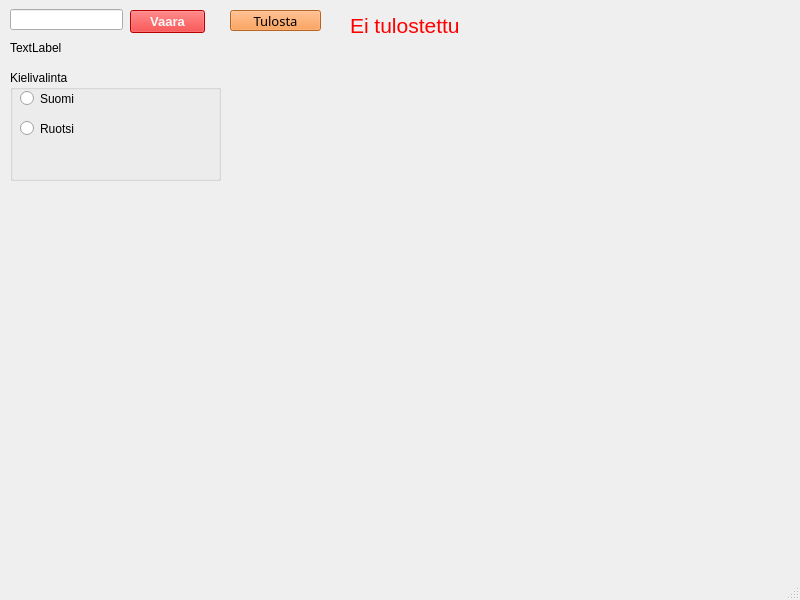
<?xml version="1.0" encoding="UTF-8"?>
<ui version="4.0">
 <class>MainWindow</class>
 <widget class="QMainWindow" name="MainWindow">
  <property name="geometry">
   <rect>
    <x>0</x>
    <y>0</y>
    <width>800</width>
    <height>600</height>
   </rect>
  </property>
  <property name="windowTitle">
   <string>MainWindow</string>
  </property>
  <widget class="QWidget" name="centralwidget">
   <widget class="QLineEdit" name="lineEdit">
    <property name="geometry">
     <rect>
      <x>10</x>
      <y>9</y>
      <width>113</width>
      <height>21</height>
     </rect>
    </property>
   </widget>
   <widget class="QLabel" name="label">
    <property name="geometry">
     <rect>
      <x>10</x>
      <y>40</y>
      <width>211</width>
      <height>16</height>
     </rect>
    </property>
    <property name="text">
     <string>TextLabel</string>
    </property>
   </widget>
   <widget class="QPushButton" name="varoitaPushButton">
    <property name="geometry">
     <rect>
      <x>130</x>
      <y>10</y>
      <width>75</width>
      <height>23</height>
     </rect>
    </property>
    <property name="font">
     <font>
      <pointsize>10</pointsize>
      <weight>75</weight>
      <bold>true</bold>
     </font>
    </property>
    <property name="styleSheet">
     <string notr="true">background-color: rgb(255, 0, 0);
color: rgb(248, 248, 248);</string>
    </property>
    <property name="text">
     <string>Vaara</string>
    </property>
   </widget>
   <widget class="QPushButton" name="tulostaPushButton">
    <property name="geometry">
     <rect>
      <x>230</x>
      <y>10</y>
      <width>91</width>
      <height>21</height>
     </rect>
    </property>
    <property name="font">
     <font>
      <family>MV Boli</family>
      <pointsize>10</pointsize>
      <weight>50</weight>
      <bold>false</bold>
     </font>
    </property>
    <property name="styleSheet">
     <string notr="true">background-color: rgb(255, 140, 46);</string>
    </property>
    <property name="text">
     <string>Tulosta</string>
    </property>
   </widget>
   <widget class="QGroupBox" name="languageGroupBox">
    <property name="geometry">
     <rect>
      <x>10</x>
      <y>70</y>
      <width>211</width>
      <height>111</height>
     </rect>
    </property>
    <property name="title">
     <string>Kielivalinta</string>
    </property>
    <widget class="QRadioButton" name="FinnishRadioButton">
     <property name="geometry">
      <rect>
       <x>10</x>
       <y>20</y>
       <width>82</width>
       <height>17</height>
      </rect>
     </property>
     <property name="text">
      <string>Suomi</string>
     </property>
    </widget>
    <widget class="QRadioButton" name="FinnishRadioButton_2">
     <property name="geometry">
      <rect>
       <x>10</x>
       <y>50</y>
       <width>82</width>
       <height>17</height>
      </rect>
     </property>
     <property name="text">
      <string>Ruotsi</string>
     </property>
    </widget>
   </widget>
   <widget class="QLabel" name="tulostettuLabel">
    <property name="geometry">
     <rect>
      <x>350</x>
      <y>10</y>
      <width>121</width>
      <height>31</height>
     </rect>
    </property>
    <property name="font">
     <font>
      <pointsize>16</pointsize>
     </font>
    </property>
    <property name="styleSheet">
     <string notr="true">color: rgb(255, 0, 0);</string>
    </property>
    <property name="text">
     <string>Ei tulostettu</string>
    </property>
   </widget>
  </widget>
  <widget class="QMenuBar" name="menubar">
   <property name="geometry">
    <rect>
     <x>0</x>
     <y>0</y>
     <width>800</width>
     <height>21</height>
    </rect>
   </property>
  </widget>
  <widget class="QStatusBar" name="statusbar"/>
 </widget>
 <resources/>
 <connections>
  <connection>
   <sender>lineEdit</sender>
   <signal>textChanged(QString)</signal>
   <receiver>label</receiver>
   <slot>setText(QString)</slot>
   <hints>
    <hint type="sourcelabel">
     <x>47</x>
     <y>38</y>
    </hint>
    <hint type="destinationlabel">
     <x>45</x>
     <y>62</y>
    </hint>
   </hints>
  </connection>
 </connections>
</ui>
